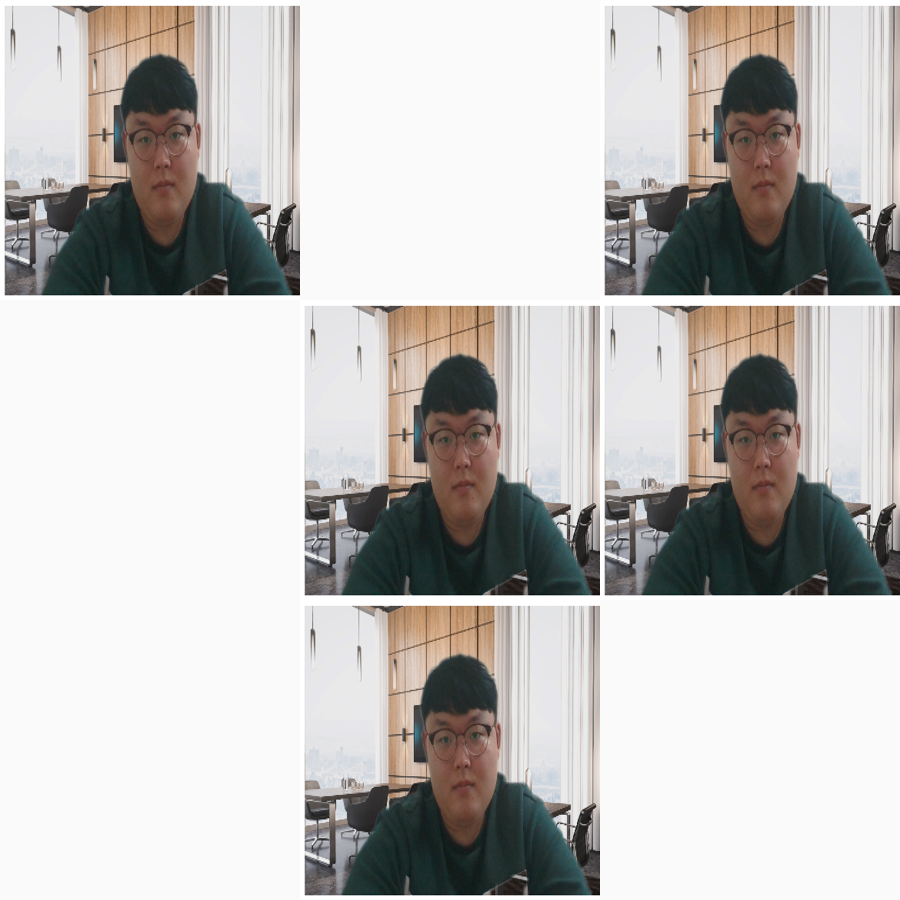
#> input picture backend/hss/test0_471717.png, 900 x 900 px
$ python -i preprocess.py   (imports and definitions only)
#> lines starting #> are read from the running program, lines starting #| are printed output that depends on the picture; after the words box and inside, x2 and y2 are one past the last pixel; in counts of white or black regions, pixels touching at a corner belong together
import cv2, sys
import numpy as np

# image 저장 경로
import os
from collections import defaultdict


color_name = ['흰색', '라이트그레이', '회색', '다크 그레이', '검정색', '딥레드', '빨간색',
              '라즈베리', '네온 핑크', '분홍색', '라이트 핑크', '페일 핑크', '피치', '코랄',
              '라이트 오렌지', '네온 오렌지', '오렌지 핑크', '주황색', '아이보리', '라이트 옐로우',
              '노란색', '머스타드', '네온 그린', '라이트 그린', '민트', '녹색', '올리브 그린', '카키',
              '다크 그린', '스카이 블루', '네온 블루', '파란색', '네이비', '자주', '라벤더', '보라색',
              '버건디', '갈색', '로즈골드', '레드 브라운', '카키 베이지', '카멜', '샌드', '베이지색',
              '데님', '연청', '중청', '진청', '흑청']

color_chip_hsv = [[160, 0, 240], [40, 6, 203], [40, 1, 146], [145, 11, 82], [160, 0, 0],
                  [234, 152, 90], [237, 232, 111], [231, 157, 131], [215, 193, 116], [215, 224, 124],
                  [232, 240, 197], [6, 115, 177], [11, 220, 184], [4, 193, 153], [20, 240, 120],
                  [14, 238, 120], [237, 178, 142], [7, 224, 129], [43, 240, 232], [32, 219, 176],
                  [37, 231, 138], [28, 209, 130], [45, 206, 122], [52, 238, 93], [113, 122, 121],
                  [74, 190, 90], [46, 92, 91], [39, 53, 70], [84, 93, 45], [131, 179, 152],
                  [139, 236, 113], [161, 234, 133], [147, 240, 46], [216, 240, 59], [182, 102, 153],
                  [188, 207, 55], [234, 133, 72], [22, 121, 57], [7, 119, 115], [16, 240, 89],
                  [29, 240, 76], [25, 163, 123], [24, 78, 165], [26, 166, 170], [140, 44, 106],
                  [142, 77, 122], [142, 85, 63], [148, 48, 38], [100, 7, 32]]

color_chip_rgb = [[255, 255, 255], [217, 217, 215], [156, 156, 155], [83, 86, 91], [0, 0, 0],
                  [156, 35, 54], [232, 4, 22], [215, 64, 97], [223, 24, 149], [247, 17, 158],
                  [255, 163, 182], [220, 166, 156], [250, 171, 141], [237, 104, 89], [254, 124, 0],
                  [253, 92, 1], [228, 74, 86], [247, 68, 27], [254, 255, 239], [249, 225, 125],
                  [251, 234, 43], [240, 179, 37], [212, 237, 22], [139, 197, 1], [64, 193, 171],
                  [42, 172, 20], [122, 134, 60], [91, 90, 58], [29, 66, 33], [91, 193, 231],
                  [2, 128, 238], [36, 30, 252], [0, 31, 98], [125, 0, 76], [167, 123, 202],
                  [78, 8, 108], [118, 34, 47], [108, 42, 22], [183, 82, 62], [190, 77, 0],
                  [161, 116, 0], [215, 154, 47], [201, 180, 149], [232, 195, 129],
                  [61, 63, 107], [97, 134, 176], [38, 58, 84], [35, 40, 51], [33, 35, 34]]


# 136라인, 이미지 저장 시 경로
# file_save = 'C:/Users/multicampus/Desktop/delete_bg/test'

# 이미지 전처리,
# input: 옷 사진
# output: 옷의 색상과 정방형의 png 파일
def image_preprocess(target_item):
    # image에 target_item을 받아와야 로직 실행이 가능
    # image = cv2.imread(os.path.join(file_path , str(target_item) + '.jpg'), cv2.IMREAD_UNCHANGED)
#> called with target_item = '../test0_471717.png'
    image = cv2.imread(target_item, cv2.IMREAD_UNCHANGED)
#> image is the input picture: shape (900, 900, 3); mean B, G, R 190.7, 192.9, 195
    image_hsv = cv2.cvtColor(image, cv2.COLOR_BGR2HSV)
#> image_hsv: shape (900, 900, 3); mean H, S, V 28.8, 22.7, 197.6
    image_gray = cv2.cvtColor(image, cv2.COLOR_BGR2GRAY)
    image = cv2.cvtColor(image, cv2.COLOR_BGR2BGRA)
#> image: shape (900, 900, 4)

    ## 외곽선 검출 및 배경 제거
    blur = cv2.GaussianBlur(image_gray, ksize=(5,5), sigmaX=0)
    ret, thresh1 = cv2.threshold(blur, 127, 255, cv2.THRESH_BINARY)
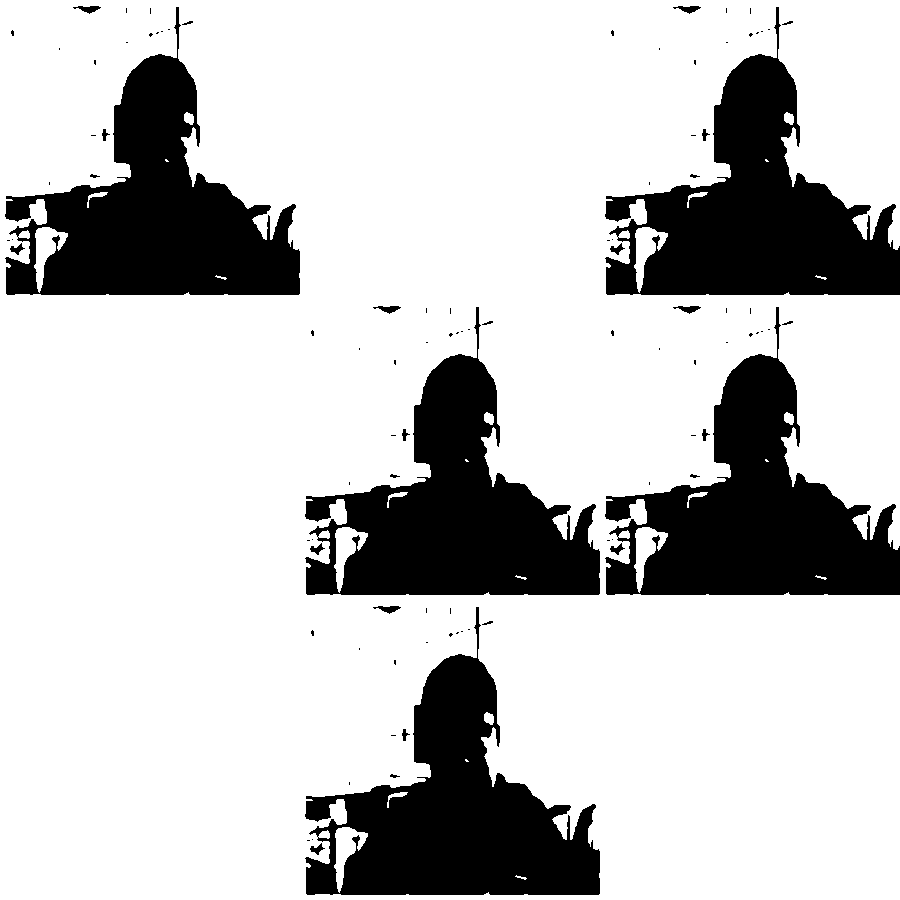
#> thresh1: shape (900, 900); 77.5% white; 100 black regions (70 under 20 px), largest, box (x1, y1, x2, y2) and area: (605, 7, 900, 295) 36159, (605, 307, 900, 595) 36159, (5, 7, 300, 295) 36147

    edged = cv2.Canny(blur, 10, 250)
#> edged: shape (900, 900); 3% white in thin lines or dots

    kernel = cv2.getStructuringElement(cv2.MORPH_RECT, (7,7))
    closed = cv2.morphologyEx(edged, cv2.MORPH_CLOSE, kernel)
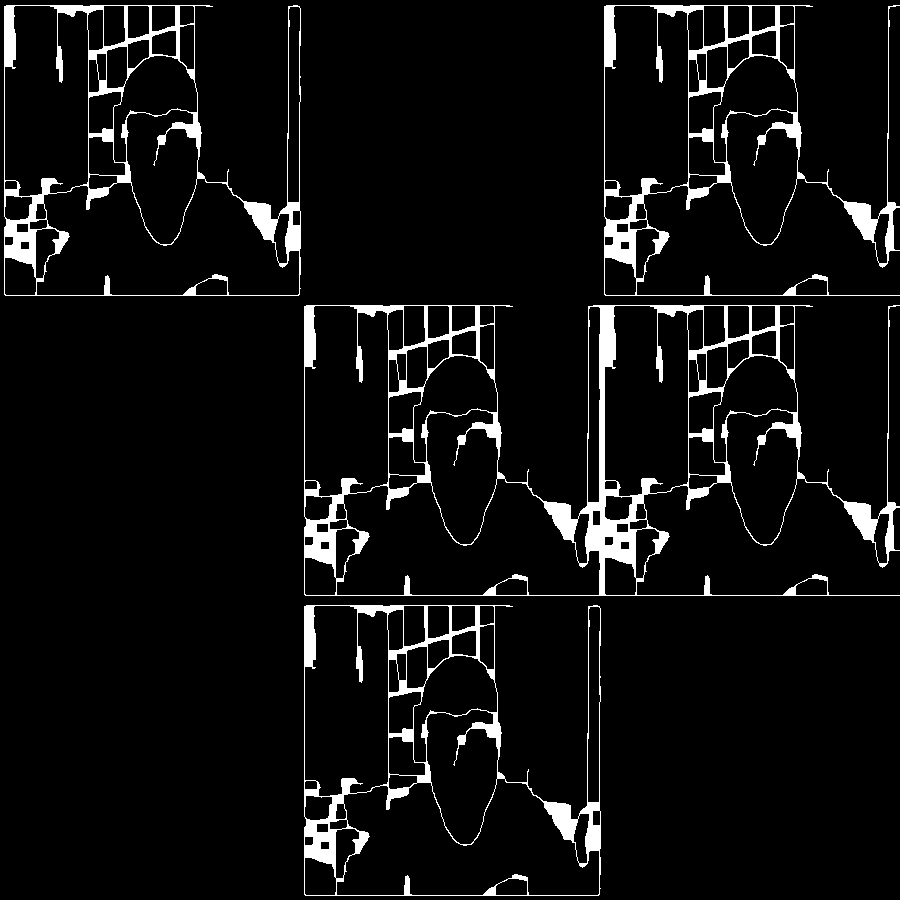
#> closed: shape (900, 900); 6.2% white; 4 white regions

    contours, _ = cv2.findContours(closed.copy(),cv2.RETR_EXTERNAL, cv2.CHAIN_APPROX_SIMPLE)
#> contours = 4 contours; box (x1, y1, x2, y2) and area: (304, 305, 900, 596) 114384, (304, 605, 601, 896) 68206, (4, 5, 301, 296) 68206, (604, 5, 900, 296) 44820

    # 경계선 내부 255로 채우기
    height, width, channel = image.shape
#> height = 900; width = 900; channel = 4
    mask = np.zeros((height, width, 4), np.uint8)
    cv2.fillPoly(mask, contours, (255,)*image.shape[2], )
    masked_image = cv2.bitwise_and(image, mask)
    new_img = cv2.bitwise_and(image, mask)

    # 색상 추출하기
    (B, G, R, A) = cv2.split(new_img)
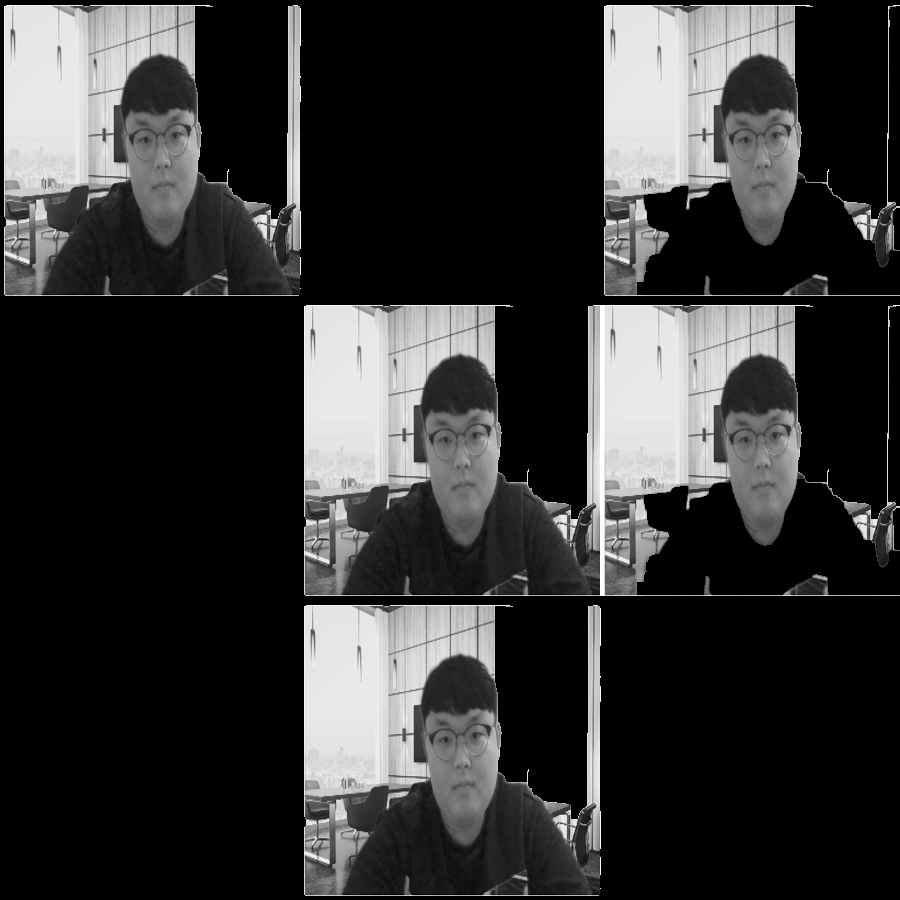
#> R: shape (900, 900); min 0, max 255, mean 51.8
#> A: shape (900, 900); 37.1% white; 4 white regions, box (x1, y1, x2, y2) and area: (304, 305, 900, 596) 116140, (4, 5, 301, 296) 69015, (304, 605, 601, 896) 69015, (604, 5, 900, 296) 46051
    (H, S, V) = cv2.split(image_hsv)
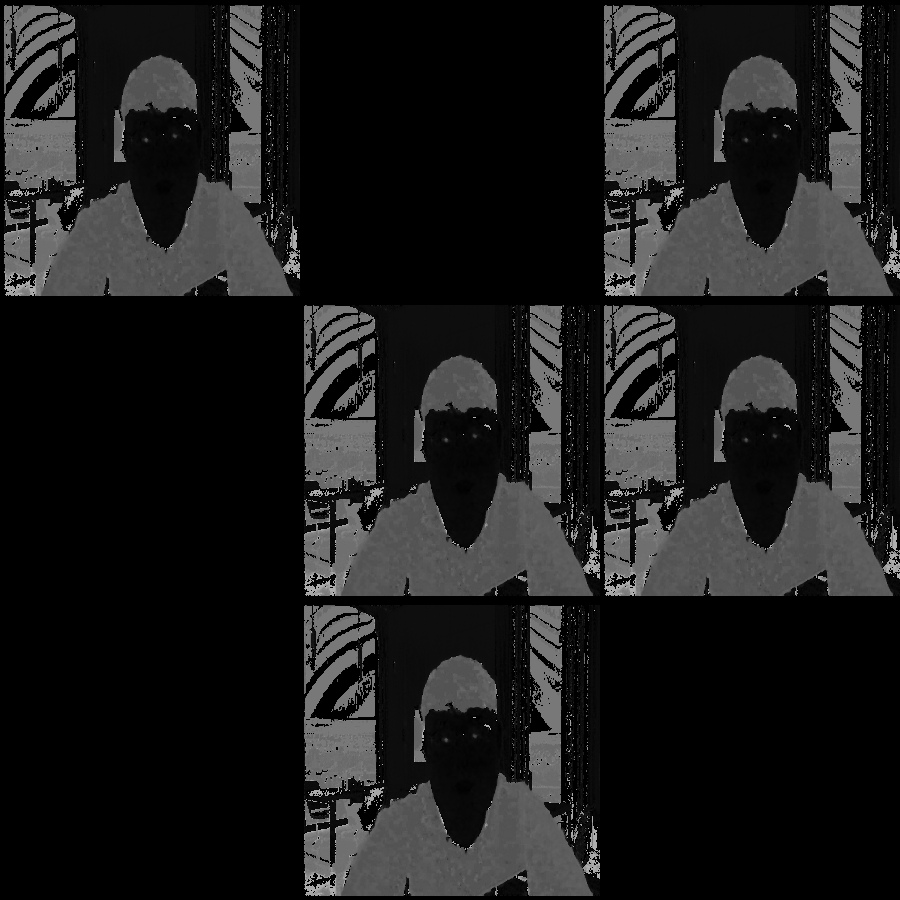
#> H: shape (900, 900); min 0, max 179, mean 28.8
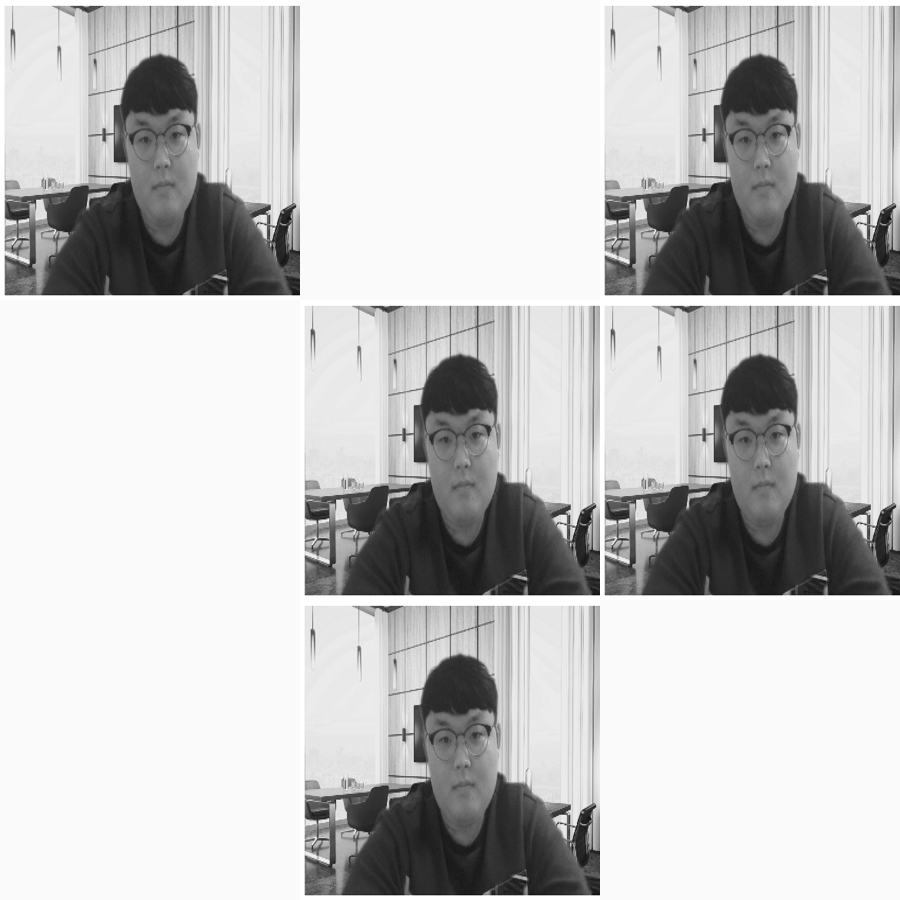
#> V: shape (900, 900); min 12, max 255, mean 197.6

    # 최빈값
    color = defaultdict(int)
    cnt = 0
    for i in range(len(A)):
        for j in range(len(A[0])):
            if A[i][j]:
                color[str(H[i][j]) + '-' + str(S[i][j]) + '-' + str(V[i][j])] += 1
                cnt += 1
#> after the loop, cnt = 300221; color = 27001 items

    mod_h, mod_s, mod_v = sorted(color.items(), reverse=True, key=lambda item: item[1])[0][0].split('-')
#> mod_h = '0'; mod_s = '0'; mod_v = '233'
    mod_h, mod_s, mod_v = int(mod_h), int(mod_s), int(mod_v)
#> mod_h = 0; mod_s = 0; mod_v = 233

    mod_diff = []
    for name, chip in zip(color_name, color_chip_hsv):
        mod_temp = (mod_h - chip[0])**2 + (mod_s - chip[1])**2 + (mod_v - chip[2])**2
        mod_diff.append(mod_temp)
#> this loop made 49 passes
#> mod_temp on passes 1 to 12: 25649, 2536, 9170, 43947, 79889, 98309, 124877, 88414, 97163, 108282, 112720, 16397
#> after the loop, mod_diff = 49 values, max 134532 at index 33, min 2536 at index 1, mean 63002.8
    result = color_chip_rgb[mod_diff.index(min(mod_diff))]
#> result = [217, 217, 215]

    ## trim
#> (the run stopped early here; a loop or call above may not have finished)
